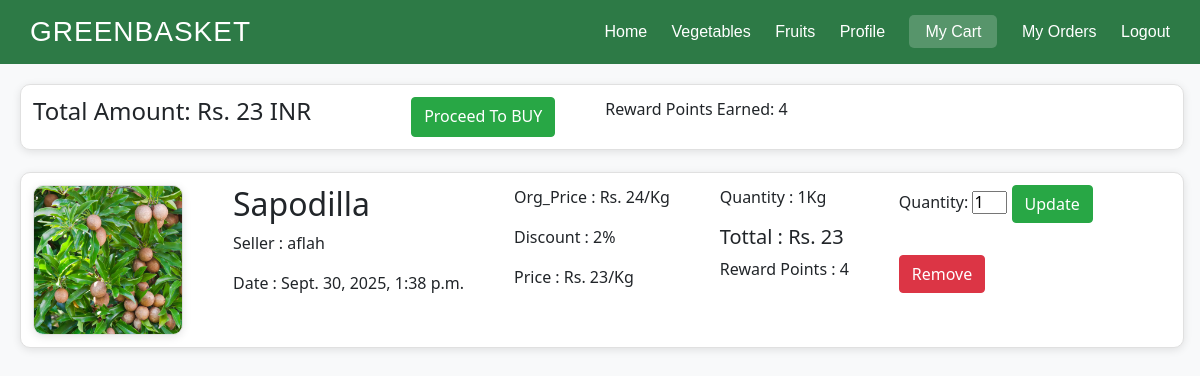
The page /viewcart/ (signed in) on the database its author committed.
### home/models.py (models this page shows, shortened)
class Cart(models.Model):
    costumer = models.ForeignKey(Costumer, on_delete=models.CASCADE)
    product = models.ForeignKey(Product, on_delete=models.CASCADE)
    quantity = models.IntegerField()
    amount = models.DecimalField(max_digits=10,decimal_places=0, default=0, null=True, blank=True)
    points = models.IntegerField(default=0,null=True, blank=True)

class Product(models.Model):
    item = models.ForeignKey(Item, on_delete=models.CASCADE)
    image = models.ImageField(upload_to='products')
    image1 = models.ImageField(upload_to='products',null=True, blank=True)
    image2 = models.ImageField(upload_to='products',null=True, blank=True)
    name = models.CharField(max_length=200)
    description = models.TextField()
    org_price = models.DecimalField(max_digits=10, decimal_places=0)
    selling_price = models.DecimalField(max_digits=10, decimal_places=0)
    discount = models.DecimalField(max_digits=10, decimal_places=0,null=True, blank=True)
    stock = models.IntegerField()
    seller = models.ForeignKey(Seller, on_delete=models.CASCADE,null=True, blank=True)
    created_at = models.DateTimeField(auto_now_add=True, null=True, blank=True)
    rating = models.DecimalField(max_digits=3, decimal_places=2,null=True,blank=True)

class Seller(models.Model):
    COUNTRY_CHOICES = [
        ('India', 'India'),
    ]
    STATE_CHOICES = [
        ('AN', 'Andaman and Nicobar Islands'),
        ('AP', 'Andhra Pradesh'),
        ('AR', 'Arunachal Pradesh'),
        ('AS', 'Assam'),
        ('BR', 'Bihar'),
        ('CH', 'Chandigarh'),
        ('CG', 'Chhattisgarh'),
        ('DL', 'Delhi'),
        ('GA', 'Goa'),
        ('GJ', 'Gujarat'),
        ('HR', 'Haryana'),
        ('HP', 'Himachal Pradesh'),
        ('JH', 'Jharkhand'),
        ('JK', 'Jammu and Kashmir'),
        ('KA', 'Karnataka'),
        ('Kerala', 'Kerala'),
        ('LA', 'Ladakh'),
        ('LD', 'Lakshadweep'),
        ('MP', 'Madhya Pradesh'),
        ('MH', 'Maharashtra'),
        ('MN', 'Manipur'),
        ('ML', 'Meghalaya'),
        ('MZ', 'Mizoram'),
        ('NL', 'Nagaland'),
        ('OD', 'Odisha'),
        ('PB', 'Punjab'),
        ('PY', 'Puducherry'),
        ('RJ', 'Rajasthan'),
        ('SK', 'Sikkim'),
        ('TN', 'Tamil Nadu'),
        ('TS', 'Telangana'),
        ('TR', 'Tripura'),
        ('UP', 'Uttar Pradesh'),
        ('UK', 'Uttarakhand'),
        ('WB', 'West Bengal'),
    ]
    image = models.ImageField(upload_to='users')
    name = models.CharField(max_length=200)
    number = models.IntegerField()
    email = models.EmailField(unique=True)
    country = models.CharField(max_length=200,choices=COUNTRY_CHOICES,default='India')
    shop_name = models.CharField(max_length=200)
    street = models.CharField(max_length=200)
    pincode = models.IntegerField()
    city = models.CharField(max_length=200)
    state = models.CharField(max_length=50, choices=STATE_CHOICES, default='Kerala')
    image1 = models.ImageField(upload_to='users')
    image2 = models.ImageField(upload_to='users')
    image3 = models.ImageField(upload_to='users')
    licens = models.IntegerField(max_length=200)
    GST_Number = models.IntegerField(max_length=200)
    username = models.CharField()
    password = models.CharField()
    location = models.CharField(max_length=200)

### home/views.py (the view)
# urls.py: path('viewcart/',viewcartfn),
def viewcartfn(request):
    try:
        user_id = request.session.get('user_id')
        costumer = Costumer.objects.get(id=user_id)
        p = Cart.objects.filter(costumer=user_id)
        tottal_amount = 0
        for item in p:
            tottal_amount += item.product.selling_price * item.quantity
        points = int(tottal_amount) // 5
        return render(request, 'ccart.html', {'p': p, 'tottal_amount': tottal_amount, 'points': points})
    except:
        return redirect('/login/')

### home/templates/ccart.html (shortened to what this page needs)
{% load static %}
<!DOCTYPE html>
<html>
<head>
    <link rel="stylesheet" href="https://cdn.jsdelivr.net/npm/bootstrap@4.1.3/dist/css/bootstrap.min.css">
    <link rel="stylesheet" href="{% static 'css/style.css' %}">
</head>
<body>
       <div class="header">
            <h1>GREENBASKET</h1>
            <div class="nav-links">
                <a href="/chome/">Home</a>
                <a href="/cveg/">Vegetables</a>
                <a href="/cfruit/">Fruits</a>
                <a href="/cprofile/">Profile</a>
                <a class="bc" href="/viewcart/">My Cart</a>
                <a href="/c_orderlist/">My Orders</a>
                <a href="/">Logout</a>
            </div>
        </div>
        <div class="blank"></div>
        <div class="tottal">
            <h4>Total Amount: Rs. {{ tottal_amount }} INR </h4><br>
            <a class="btn btn-success" href="/payment/{{ tottal_amount }}/">Proceed To BUY</a>
            <p>Reward Points Earned: {{points}}</p>
        </div>
        <div class="blank"></div><br>
        {% for p in p %}
            <div class="cartview">
                <img class="cprdview cartpic" src="{{ p.product.image.url }}">
                <div class="cartdetails">
                    <h2>{{p.product.name}}</h2>
                    <p>Seller : {{p.product.seller.name}}</p>
                    <p>Date : {{p.product.created_at}}</p>
                </div>
                <div >
                    <p>Org_Price : Rs. {{p.product.org_price}}/Kg</p>
                    <p>Discount : {{p.product.discount}}%</p>
                    <p>Price : Rs. {{p.product.selling_price}}/Kg</p>
                </div>
                <div>
                    <p>Quantity : {{p.quantity}}Kg</p>
                    <h5>Tottal : Rs. {{p.amount}}</h5>
                    <p>Reward Points : {{p.points}}</p>
                </div>
                <div>
                    <form action="/qedit/{{p.id}}/">
                        <h6>Quantity:
                        <input class="qeditform" type="number" name="quantity" value="{{p.quantity }}" min="1" max="{{ p.product.quantity }}">
                        <input type="submit" value="Update" class="btn btn-success">
                        </h6><br>
                    </form>
                    <a class="btn btn-danger" href="/cart_delete/{{p.id}}/">Remove</a>
                </div>
            </div>
        {% endfor %}
</body>
</html>

### home/static/css/style.css (style rules this page uses)
* { margin: 0; padding: 0; box-sizing: border-box; }
.cartview { height: auto; margin: 20px; width: 97%; padding: 1%; border: 1px solid #e0e0e0; border-radius: 10px; overflow: hidden; background: #fff; box-shadow: 0 2px 8px rgba(0,0,0,0.1); transition: transform 0.3s ease, box-shadow 0.3s ease; display: flex; gap: 50px; }
.blank { height: 64px; }
.cartpic { width: auto; height: 150px; border: 1px solid #e0e0e0; border-radius: 10px; overflow: hidden; background: #fff; box-shadow: 0 2px 8px rgba(0,0,0,0.1); transition: transform 0.3s ease, box-shadow 0.3s ease; }
.qeditform { width: 35px; }
.tottal { position: fixed; height: auto; margin: 20px; width: 97%; padding: 1%; border: 1px solid #e0e0e0; border-radius: 10px; overflow: hidden; background: #fff; box-shadow: 0 2px 8px rgba(0,0,0,0.1); transition: transform 0.3s ease, box-shadow 0.3s ease; display: flex; gap: 50px; }
body { background-color: #f8f9fa; font-family: "Segoe UI", sans-serif; }
.header { background-color: #2d7a46; font-family: 'Gill Sans', 'Gill Sans MT', Calibri, 'Trebuchet MS', sans-serif; position: fixed; width: 100% ; z-index: 10; top: 0; padding: 15px 30px; display: flex; align-items: center; justify-content: space-between; color: white; }
.header h1 { margin: 0; font-size: 28px; letter-spacing: 1px; }
.header .nav-links a { color: white; margin-left: 20px; text-decoration: none; font-weight: 500; }
.bc { background-color: #ffffff33; padding: 8px 16px; border-radius: 5px; }

### rows shown on the page
Cart: product.image (picture), product.name "Sapodilla", product.seller.name "aflah", product.created_at "Sept. 30, 2025, 1:38 p.m.", product.org_price "24", product.discount "2", product.selling_price "23", quantity "1", amount "23", points "4"

### other values the page prints
{{ tottal_amount }} "23"
{{ points }} "4"
